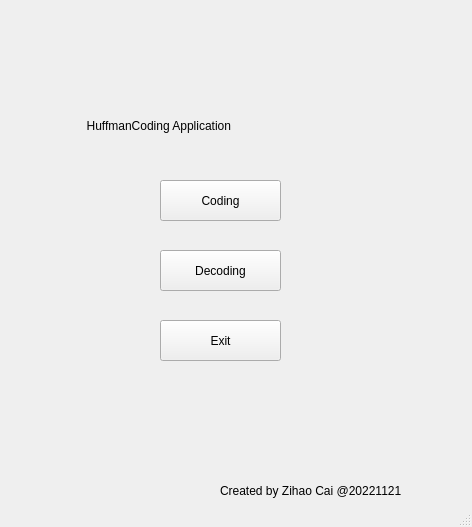
<?xml version="1.0" encoding="UTF-8"?>
<ui version="4.0">
 <class>MainWindow</class>
 <widget class="QMainWindow" name="MainWindow">
  <property name="geometry">
   <rect>
    <x>0</x>
    <y>0</y>
    <width>472</width>
    <height>527</height>
   </rect>
  </property>
  <property name="windowTitle">
   <string>MainWindow</string>
  </property>
  <widget class="QWidget" name="centralwidget">
   <widget class="QPushButton" name="codingbtn">
    <property name="geometry">
     <rect>
      <x>160</x>
      <y>180</y>
      <width>121</width>
      <height>41</height>
     </rect>
    </property>
    <property name="styleSheet">
     <string notr="true">font: 75 12pt &quot;Arial&quot;;</string>
    </property>
    <property name="text">
     <string>Coding</string>
    </property>
   </widget>
   <widget class="QLabel" name="title">
    <property name="geometry">
     <rect>
      <x>60</x>
      <y>100</y>
      <width>311</width>
      <height>51</height>
     </rect>
    </property>
    <property name="styleSheet">
     <string notr="true">font: 75 12pt &quot;Arial&quot;;</string>
    </property>
    <property name="text">
     <string>        HuffmanCoding Application</string>
    </property>
   </widget>
   <widget class="QPushButton" name="decodingbtn">
    <property name="geometry">
     <rect>
      <x>160</x>
      <y>250</y>
      <width>121</width>
      <height>41</height>
     </rect>
    </property>
    <property name="styleSheet">
     <string notr="true">font: 75 12pt &quot;Arial&quot;;</string>
    </property>
    <property name="text">
     <string>Decoding</string>
    </property>
   </widget>
   <widget class="QPushButton" name="exitbtn">
    <property name="geometry">
     <rect>
      <x>160</x>
      <y>320</y>
      <width>121</width>
      <height>41</height>
     </rect>
    </property>
    <property name="styleSheet">
     <string notr="true">font: 75 12pt &quot;Arial&quot;;</string>
    </property>
    <property name="text">
     <string>Exit</string>
    </property>
   </widget>
   <widget class="QLabel" name="author">
    <property name="geometry">
     <rect>
      <x>220</x>
      <y>480</y>
      <width>251</width>
      <height>21</height>
     </rect>
    </property>
    <property name="styleSheet">
     <string notr="true">font: 9pt &quot;Forte&quot;;</string>
    </property>
    <property name="text">
     <string>Created by Zihao Cai @20221121</string>
    </property>
   </widget>
  </widget>
  <widget class="QStatusBar" name="statusBar"/>
 </widget>
 <resources/>
 <connections/>
</ui>
